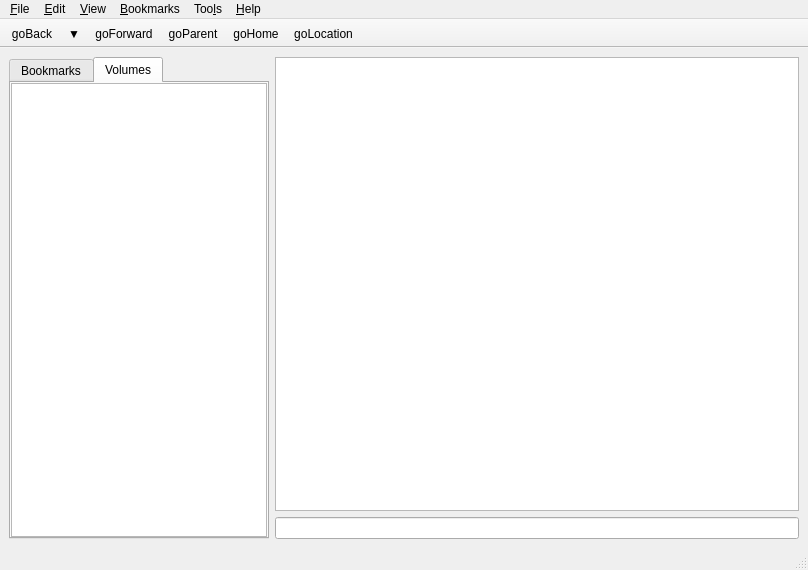
<?xml version="1.0" encoding="UTF-8"?>
<ui version="4.0">
 <class>MainWindow</class>
 <widget class="QMainWindow" name="MainWindow">
  <property name="geometry">
   <rect>
    <x>0</x>
    <y>0</y>
    <width>808</width>
    <height>570</height>
   </rect>
  </property>
  <property name="windowTitle">
   <string>MainWindow</string>
  </property>
  <property name="animated">
   <bool>true</bool>
  </property>
  <property name="tabShape">
   <enum>QTabWidget::Rounded</enum>
  </property>
  <widget class="QWidget" name="centralwidget">
   <layout class="QHBoxLayout" name="horizontalLayout" stretch="0,1">
    <item>
     <layout class="QVBoxLayout" name="verticalLayout">
      <property name="spacing">
       <number>6</number>
      </property>
      <item>
       <widget class="QTabWidget" name="tabWidget">
        <property name="autoFillBackground">
         <bool>false</bool>
        </property>
        <property name="tabPosition">
         <enum>QTabWidget::North</enum>
        </property>
        <property name="currentIndex">
         <number>1</number>
        </property>
        <property name="movable">
         <bool>true</bool>
        </property>
        <widget class="QWidget" name="tab">
         <attribute name="title">
          <string>Bookmarks</string>
         </attribute>
         <layout class="QVBoxLayout" name="verticalLayout_3">
          <property name="spacing">
           <number>6</number>
          </property>
          <property name="leftMargin">
           <number>0</number>
          </property>
          <property name="topMargin">
           <number>0</number>
          </property>
          <property name="rightMargin">
           <number>0</number>
          </property>
          <property name="bottomMargin">
           <number>0</number>
          </property>
          <item>
           <widget class="QListView" name="bookmarkList"/>
          </item>
         </layout>
        </widget>
        <widget class="QWidget" name="tab_2">
         <attribute name="title">
          <string>Volumes</string>
         </attribute>
         <layout class="QVBoxLayout" name="verticalLayout_4">
          <property name="leftMargin">
           <number>0</number>
          </property>
          <property name="topMargin">
           <number>0</number>
          </property>
          <property name="rightMargin">
           <number>0</number>
          </property>
          <property name="bottomMargin">
           <number>0</number>
          </property>
          <item>
           <widget class="QListView" name="volumeList"/>
          </item>
         </layout>
        </widget>
       </widget>
      </item>
     </layout>
    </item>
    <item>
     <layout class="QVBoxLayout" name="verticalLayout_5">
      <item>
       <widget class="ListView" name="listView">
        <property name="sizePolicy">
         <sizepolicy hsizetype="Expanding" vsizetype="Expanding">
          <horstretch>1</horstretch>
          <verstretch>0</verstretch>
         </sizepolicy>
        </property>
        <property name="autoScrollMargin">
         <number>16</number>
        </property>
        <property name="dragEnabled">
         <bool>true</bool>
        </property>
        <property name="selectionMode">
         <enum>QAbstractItemView::ExtendedSelection</enum>
        </property>
        <property name="iconSize">
         <size>
          <width>48</width>
          <height>48</height>
         </size>
        </property>
        <property name="textElideMode">
         <enum>Qt::ElideNone</enum>
        </property>
        <property name="isWrapping" stdset="0">
         <bool>true</bool>
        </property>
        <property name="resizeMode">
         <enum>QListView::Adjust</enum>
        </property>
        <property name="spacing">
         <number>0</number>
        </property>
        <property name="viewMode">
         <enum>QListView::IconMode</enum>
        </property>
        <property name="uniformItemSizes">
         <bool>true</bool>
        </property>
        <property name="wordWrap">
         <bool>true</bool>
        </property>
        <property name="selectionRectVisible">
         <bool>true</bool>
        </property>
       </widget>
      </item>
      <item>
       <widget class="EditFilter" name="edit_filter"/>
      </item>
     </layout>
    </item>
   </layout>
  </widget>
  <widget class="QMenuBar" name="menubar">
   <property name="geometry">
    <rect>
     <x>0</x>
     <y>0</y>
     <width>808</width>
     <height>20</height>
    </rect>
   </property>
   <widget class="QMenu" name="menu_File">
    <property name="title">
     <string>&amp;File</string>
    </property>
    <addaction name="action_Restart"/>
   </widget>
   <widget class="QMenu" name="menu_Edit">
    <property name="title">
     <string>&amp;Edit</string>
    </property>
   </widget>
   <widget class="QMenu" name="menu_View">
    <property name="title">
     <string>&amp;View</string>
    </property>
    <addaction name="actionZoomIn"/>
    <addaction name="actionZoomOut"/>
    <addaction name="actionNormalSize"/>
   </widget>
   <widget class="QMenu" name="menu_Bookmarks">
    <property name="title">
     <string>&amp;Bookmarks</string>
    </property>
   </widget>
   <widget class="QMenu" name="menuToo_ls">
    <property name="title">
     <string>Too&amp;ls</string>
    </property>
   </widget>
   <widget class="QMenu" name="menu_Help">
    <property name="title">
     <string>&amp;Help</string>
    </property>
    <addaction name="actionAbout"/>
    <addaction name="action_Keyboard_Navigation"/>
   </widget>
   <addaction name="menu_File"/>
   <addaction name="menu_Edit"/>
   <addaction name="menu_View"/>
   <addaction name="menu_Bookmarks"/>
   <addaction name="menuToo_ls"/>
   <addaction name="menu_Help"/>
  </widget>
  <widget class="QStatusBar" name="statusBar"/>
  <widget class="QToolBar" name="toolBar">
   <property name="windowTitle">
    <string>toolBar</string>
   </property>
   <property name="movable">
    <bool>false</bool>
   </property>
   <attribute name="toolBarArea">
    <enum>TopToolBarArea</enum>
   </attribute>
   <attribute name="toolBarBreak">
    <bool>false</bool>
   </attribute>
   <addaction name="actionGoBack"/>
   <addaction name="actionShowHistory"/>
   <addaction name="actionGoForward"/>
   <addaction name="actionGoParent"/>
   <addaction name="actionGoHome"/>
   <addaction name="actionGoLocation"/>
  </widget>
  <action name="actionGoBack">
   <property name="icon">
    <iconset>
     <normaloff>../pics/icons/tango/22x22/actions/go-previous.png</normaloff>../pics/icons/tango/22x22/actions/go-previous.png</iconset>
   </property>
   <property name="text">
    <string>goBack</string>
   </property>
   <property name="toolTip">
    <string>Return to previous folder in history</string>
   </property>
   <property name="shortcut">
    <string>Alt+Left</string>
   </property>
  </action>
  <action name="actionShowHistory">
   <property name="icon">
    <iconset>
     <normaloff>.</normaloff>.</iconset>
   </property>
   <property name="text">
    <string>▼</string>
   </property>
   <property name="toolTip">
    <string>Show history of visited folders</string>
   </property>
  </action>
  <action name="actionGoForward">
   <property name="icon">
    <iconset>
     <normaloff>../pics/icons/tango/22x22/actions/go-next.png</normaloff>../pics/icons/tango/22x22/actions/go-next.png</iconset>
   </property>
   <property name="text">
    <string>goForward</string>
   </property>
   <property name="toolTip">
    <string>Go forward to next folder in history</string>
   </property>
   <property name="shortcut">
    <string>Alt+Right</string>
   </property>
  </action>
  <action name="actionGoParent">
   <property name="icon">
    <iconset>
     <normaloff>../pics/icons/tango/22x22/actions/go-up.png</normaloff>../pics/icons/tango/22x22/actions/go-up.png</iconset>
   </property>
   <property name="text">
    <string>goParent</string>
   </property>
   <property name="toolTip">
    <string>Go to parent folder</string>
   </property>
  </action>
  <action name="actionGoHome">
   <property name="icon">
    <iconset>
     <normaloff>../pics/icons/tango/22x22/actions/go-home.png</normaloff>../pics/icons/tango/22x22/actions/go-home.png</iconset>
   </property>
   <property name="text">
    <string>goHome</string>
   </property>
   <property name="toolTip">
    <string>Go to home folder</string>
   </property>
   <property name="shortcut">
    <string>Alt+Home</string>
   </property>
  </action>
  <action name="actionGoLocation">
   <property name="icon">
    <iconset>
     <normaloff>../pics/icons/tango/22x22/actions/go-jump.png</normaloff>../pics/icons/tango/22x22/actions/go-jump.png</iconset>
   </property>
   <property name="text">
    <string>goLocation</string>
   </property>
   <property name="toolTip">
    <string>Go to the path in the location bar</string>
   </property>
  </action>
  <action name="actionAbout">
   <property name="text">
    <string>&amp;About ziu</string>
   </property>
   <property name="toolTip">
    <string>About ziu</string>
   </property>
   <property name="shortcut">
    <string>F1</string>
   </property>
  </action>
  <action name="action_Keyboard_Navigation">
   <property name="text">
    <string>&amp;Keyboard Navigation</string>
   </property>
  </action>
  <action name="action_Restart">
   <property name="text">
    <string>&amp;Restart</string>
   </property>
   <property name="shortcut">
    <string>F9</string>
   </property>
  </action>
  <action name="actionZoomIn">
   <property name="text">
    <string>Zoom In</string>
   </property>
   <property name="shortcut">
    <string>Ctrl++</string>
   </property>
  </action>
  <action name="actionZoomOut">
   <property name="text">
    <string>Zoom Out</string>
   </property>
   <property name="shortcut">
    <string>Ctrl+-</string>
   </property>
  </action>
  <action name="actionNormalSize">
   <property name="text">
    <string>Normal Size</string>
   </property>
   <property name="shortcut">
    <string>Ctrl+0</string>
   </property>
  </action>
 </widget>
 <customwidgets>
  <customwidget>
   <class>ListView</class>
   <extends>QListView</extends>
   <header>ziu/listview.h</header>
  </customwidget>
  <customwidget>
   <class>EditFilter</class>
   <extends>QLineEdit</extends>
   <header>ziu/editfilter.h</header>
  </customwidget>
 </customwidgets>
 <resources/>
 <connections/>
</ui>
